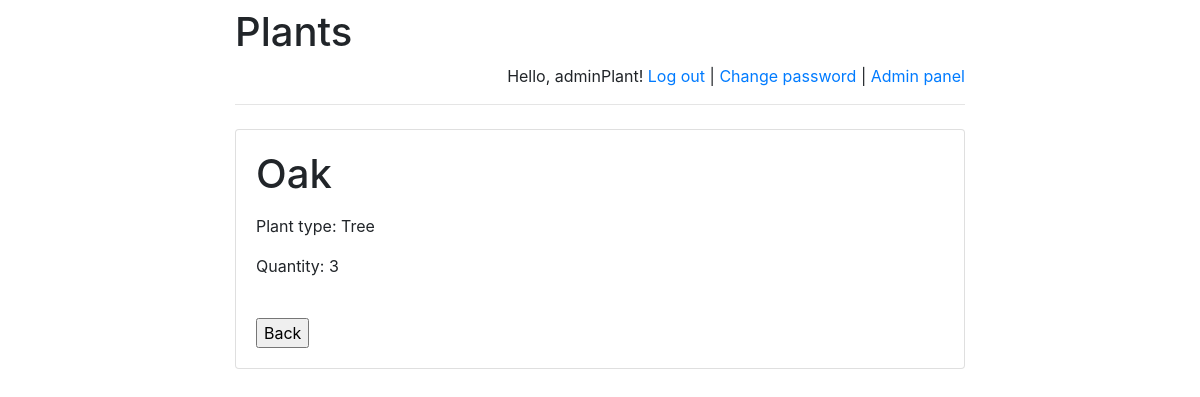
/plants/3/ (signed in), run on the app's committed database.
### plants/models.py (models this page shows)
class Plant(models.Model):
    plant_name = models.CharField(max_length=255)
    plant_type = models.CharField(max_length=255)
    plant_number = models.IntegerField(default=0)
    pub_date = models.DateTimeField('date published')

### plants/views.py (the view)
# urls.py: re_path('^([0-9]+)/$', views.detail, name='detail'),
def detail(request, plant_id):
    error_message = None
    if "error_message" in request.GET:
        error_message = request.GET["error_message"]
    return render(
        request,
        "plcard.html",
        {
            "plant": get_object_or_404(Plant, pk=plant_id),
            "error_message": error_message
        }
    )

### plants/templates/plcard.html (shortened to what this page needs)
{% extends 'base.html' %}
{% block main %}
<h1>{{ plant.plant_name }}</h1>
    <p>Plant type:  {{plant.plant_type}}</p>
    <p>Quantity: {{plant.plant_number}}</p>
    <br>
    <input type="button" onclick="history.back()" value="Back" />
{% endblock %}

### plants/templates/base.html (shortened to what this page needs)
<!doctype html>
<html lang="en">
<head>
    <link rel="stylesheet"
href="https://stackpath.bootstrapcdn.com/bootstrap/4.1.3/css/bootstrap.min.css">
</head>
<body>
<div class="container">
    <div class="row justify-content-center">
        <div class="col-8">
            <h1 class="mt-2">Plants</h1>
            {% if user.is_authenticated %}
                <p class="text-right">
                    Hello, {{ user.username }}!
                    <a href="/riddles/logout">Log out</a> |
                    <a href="/riddles/password-change">
                        Change password
                    </a>
                    {% if user.is_staff %}
                        | <a href="/plants/admin">Admin panel</a>
                    {% endif %}
                </p>
            {% else %}
                <p class="text-right">
                    <a href="/riddles/login">Log in</a> |
                    <a href="/riddles/register">Register</a>
                </p>
            {% endif %}
            <hr class="mt-0 mb-4">
            <div class="card">
                <div class="card-body">
                    {% block main %}
                    {% endblock %}
                </div>
            </div>
        </div>
    </div>
</div>
</body>
</html>

### data on the page
Plant: plant_name "Oak", plant_type "Tree", plant_number "3"

### other printed values
{{ user.username }} "adminPlant"
